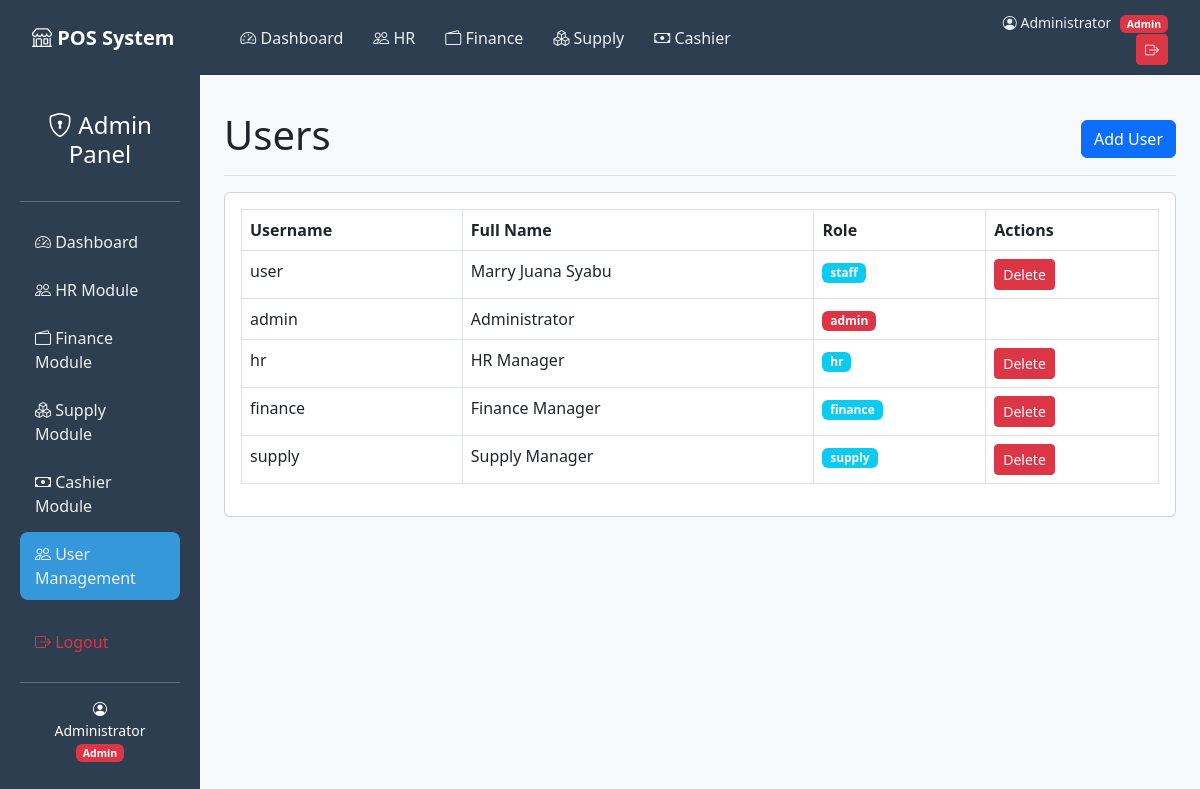
Page /pos-system/pages/users.php (signed in) on the committed database.
### tables this page shows
CREATE TABLE `users` (
  `id` int(11) NOT NULL,
  `username` varchar(50) NOT NULL,
  `password` varchar(255) NOT NULL,
  `full_name` varchar(100) NOT NULL,
  `position` varchar(50) DEFAULT NULL,
  `department` varchar(50) DEFAULT NULL,
  `date_hired` date DEFAULT NULL,
  `role` enum('admin','staff','hr','finance','supply') DEFAULT 'staff',
  `is_active` tinyint(1) DEFAULT 1,
  `created_at` timestamp NOT NULL DEFAULT current_timestamp(),
  `status` enum('active','inactive') DEFAULT 'active'
);

### pos-system/pages/users.php (the view, shortened to what this page needs)
<?php
require_once '../config/database.php';
require_once '../includes/header.php';
require_once '../includes/sidebar.php';
?>
<main class="col-md-10 ms-sm-auto px-md-4 main-content">
    <div class="d-flex justify-content-between flex-wrap flex-md-nowrap align-items-center pt-3 pb-2 mb-3 border-bottom">
        <h1>Users</h1>
        <button class="btn btn-primary" data-bs-toggle="modal" data-bs-target="#addUserModal">Add User</button>
    </div>
    <div class="card">
        <div class="card-body">
            <table class="table table-bordered">
                <thead><tr><th>Username</th><th>Full Name</th><th>Role</th><th>Actions</th></tr></thead>
                <tbody>
                    <?php
                    $users = $pdo->query("SELECT * FROM users ORDER BY created_at DESC");
                    while($u = $users->fetch()):
                    ?>
                    <tr>
                        <td><?php echo $u['username']; ?></td>
                        <td><?php echo $u['full_name']; ?></td>
                        <td><span class="badge bg-<?php echo $u['role'] == 'admin' ? 'danger' : 'info'; ?>"><?php echo $u['role']; ?></span></td>
                        <td>
                            <?php if($u['id'] != $_SESSION['user_id']): ?>
                            <a href="../actions/delete-user.php?id=<?php echo $u['id']; ?>" class="btn btn-sm btn-danger" onclick="return confirm('Delete this user?')">Delete</a>
                            <?php endif; ?>
                        </td>
                    </tr>
                    <?php endwhile; ?>
                </tbody>
            </table>
        </div>
    </div>
</main>
<?php require_once '../includes/footer.php'; ?>

### pos-system/includes/header.php (style rules this page uses)
body { background: #f8f9fa; }
.main-content { padding: 20px; }

### rows in the picture
users: username "user", full_name "Marry Juana Syabu", role "staff"
users: username "admin", full_name "Administrator", role "admin"
users: username "hr", full_name "HR Manager", role "hr"
users: username "finance", full_name "Finance Manager", role "finance"
users: username "supply", full_name "Supply Manager", role "supply"

### other values in the picture
$_SESSION['full_name'] "Administrator"
$role "Admin"
